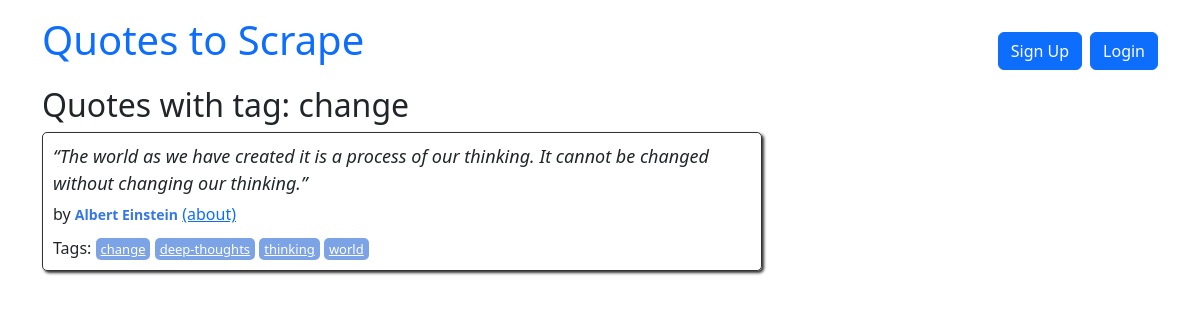
The app's page /tag/change/ with its own data.
### quotes/models.py (models this page shows)
class Tag(models.Model):
    name = models.CharField(max_length=50, null=False, unique=True)

class Quote(models.Model):
    quote = models.TextField()
    tags = models.ManyToManyField(Tag)
    author = models.ForeignKey(Author, on_delete=models.CASCADE, default=None, null=True)
    created_at = models.DateTimeField(auto_now_add=True)

class Author(models.Model):
    fullname = models.CharField(max_length=50)
    born_date = models.CharField(max_length=50)
    born_location = models.CharField(max_length=150)
    description = models.TextField()
    created_at = models.DateTimeField(auto_now_add=True)

### quotes/views.py (the view)
# urls.py: path('tag/<str:tag_name>/', views.tag_detail, name='tag_detail'),
def tag_detail(request, tag_name):
    tag = get_object_or_404(Tag, name=tag_name)
    quotes = Quote.objects.filter(tags=tag)
    return render(request, "quotes/tag_detail.html", {"quotes": quotes, "tag": tag})

### quotes/templates/quotes/tag_detail.html
{% extends 'quotes/base.html' %}
{% block content %}
<div class="row">
    <div class="col-md-8">
        <h2>Quotes with tag: {{ tag.name }}</h2>
        {% for quote in quotes %}
        <div class="quote" itemscope="" itemtype="http://schema.org/CreativeWork">
            <span class="text" itemprop="text">
                {{ quote.quote }}
            </span>
            <span>by <small class="author" itemprop="author">{{ quote.author.fullname }}</small></span>
            <a href="/author/{{ quote.author.id }}">(about)</a>
            <div class="tags">
                Tags:
                {% for tag in quote.tags.all %}
                    <a class="tag" href="{% url 'quotes:tag_detail' tag.name %}">{{ tag.name }}</a>
                {% endfor %}
            </div>
        </div>
        {% endfor %}
    </div>
</div>
{% endblock %}

### quotes/static/quotes/style.css (style rules this page uses)
.quote { padding: 10px; margin-bottom: 30px; border: 1px solid #333333; border-radius: 5px; box-shadow: 2px 2px 3px #333333; }
.quote span.text { display: block; margin-bottom: 5px; font-size: large; font-style: italic; }
.quote small.author { font-weight: bold; color: #3677E8; }
.quote .tags { margin-top: 10px; }
.tag { padding: 2px 5px; border-radius: 5px; color: white; font-size: small; background-color: #7CA3E6; }

### records on screen
Tag: name "change"
Quote: quote "“The world as we have created it is a process of our thinking. It cannot be changed without changing our thinking.”", author.fullname "Albert Einstein"
Tag: name "deep-thoughts"
Tag: name "thinking"
Tag: name "world"
